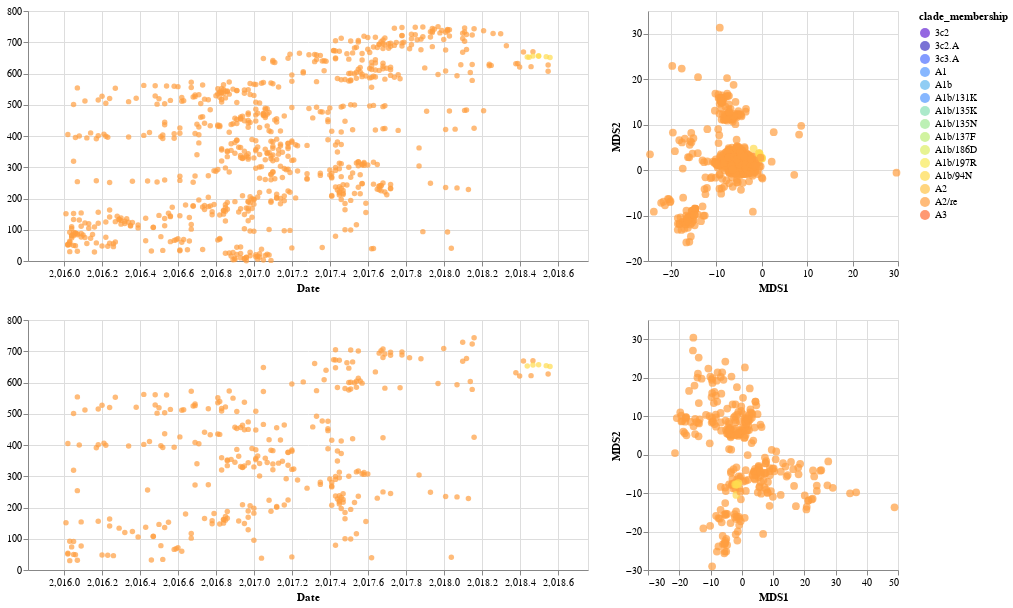

Source (notebook cell):
### Code cell
list_of_chart_ha = linking_tree_with_plots_brush(merged_mds_df_ha,['mds1','mds2'],["MDS1", "MDS2"], 'clade_membership:N', ['strain','clade_membership'], domain, range_)
chart_ha = list_of_chart_ha[0]|list_of_chart_ha[1]
list_of_chart_concatenated = linking_tree_with_plots_brush(merged_mds_df_concatenated,['mds1','mds2'],["MDS1", "MDS2"], 'clade_membership:N', ['strain','clade_membership'], domain, range_)
chart_concat = list_of_chart_concatenated[0]|list_of_chart_concatenated[1]
alt.vconcat(chart_ha, chart_concat)

### Figure 1 — Vega-Lite specification as saved in the notebook (floating-point values rounded to 4 significant figures; data arrays with more than 128 entries replaced by an {"elided": "..."} marker saying what was removed)
{"config": {"view": {"continuousWidth": 400, "continuousHeight": 300}}, "vconcat": [{"hconcat": [{"mark": "circle", "encoding": {"color": {"condition": {"type": "nominal", "field": "clade_membership", "scale": {"domain": ["3c2", "3c2.A", "3c3.A", "A1", "A1b", "A1b/131K", "A1b/135K", "A1b/135N", "A1b/137F", "A1b/186D", "A1b/197R", "A1b/94N", "A2", "A2/re", "A3"], "range": ["#6626d4", "#4138c3", "#4e70ff", "#5499ff", "#61b8f0", "#5499ff", "#87dfb3", "#a0e994", "#bdee78", "#ddee64", "#f8e957", "#ffdb4e", "#ffc348", "#ff9e40", "#ff6e36"]}, "selection": "selector045"}, "value": "gray"}, "tooltip": [{"type": "nominal", "field": "strain"}, {"type": "nominal", "field": "clade_membership"}], "x": {"type": "quantitative", "field": "date", "scale": {"domain": [2016.0, 2019.0]}, "title": "Date"}, "y": {"type": "quantitative", "field": "y", "title": ""}}, "height": 250, "selection": {"selector045": {"type": "interval", "resolve": "global"}}, "width": 560}, {"mark": {"type": "circle", "size": 60}, "encoding": {"color": {"condition": {"type": "nominal", "field": "clade_membership", "scale": {"domain": ["3c2", "3c2.A", "3c3.A", "A1", "A1b", "A1b/131K", "A1b/135K", "A1b/135N", "A1b/137F", "A1b/186D", "A1b/197R", "A1b/94N", "A2", "A2/re", "A3"], "range": ["#6626d4", "#4138c3", "#4e70ff", "#5499ff", "#61b8f0", "#5499ff", "#87dfb3", "#a0e994", "#bdee78", "#ddee64", "#f8e957", "#ffdb4e", "#ffc348", "#ff9e40", "#ff6e36"]}, "selection": "selector045"}, "value": "gray"}, "tooltip": [{"type": "nominal", "field": "strain"}, {"type": "nominal", "field": "clade_membership"}], "x": {"type": "quantitative", "field": "mds1", "title": "MDS1"}, "y": {"type": "quantitative", "field": "mds2", "title": "MDS2"}}, "height": 250, "selection": {"selector045": {"type": "interval", "resolve": "global"}}, "width": 250}], "data": {"name": "data-cf5bb639775ebdbbcb5cd4ce88d7f365"}}, {"hconcat": [{"mark": "circle", "encoding": {"color": {"condition": {"type": "nominal", "field": "clade_membership", "scale": {"domain": ["3c2", "3c2.A", "3c3.A", "A1", "A1b", "A1b/131K", "A1b/135K", "A1b/135N", "A1b/137F", "A1b/186D", "A1b/197R", "A1b/94N", "A2", "A2/re", "A3"], "range": ["#6626d4", "#4138c3", "#4e70ff", "#5499ff", "#61b8f0", "#5499ff", "#87dfb3", "#a0e994", "#bdee78", "#ddee64", "#f8e957", "#ffdb4e", "#ffc348", "#ff9e40", "#ff6e36"]}, "selection": "selector046"}, "value": "gray"}, "tooltip": [{"type": "nominal", "field": "strain"}, {"type": "nominal", "field": "clade_membership"}], "x": {"type": "quantitative", "field": "date", "scale": {"domain": [2016.0, 2019.0]}, "title": "Date"}, "y": {"type": "quantitative", "field": "y", "title": ""}}, "height": 250, "selection": {"selector046": {"type": "interval", "resolve": "global"}}, "width": 560}, {"mark": {"type": "circle", "size": 60}, "encoding": {"color": {"condition": {"type": "nominal", "field": "clade_membership", "scale": {"domain": ["3c2", "3c2.A", "3c3.A", "A1", "A1b", "A1b/131K", "A1b/135K", "A1b/135N", "A1b/137F", "A1b/186D", "A1b/197R", "A1b/94N", "A2", "A2/re", "A3"], "range": ["#6626d4", "#4138c3", "#4e70ff", "#5499ff", "#61b8f0", "#5499ff", "#87dfb3", "#a0e994", "#bdee78", "#ddee64", "#f8e957", "#ffdb4e", "#ffc348", "#ff9e40", "#ff6e36"]}, "selection": "selector046"}, "value": "gray"}, "tooltip": [{"type": "nominal", "field": "strain"}, {"type": "nominal", "field": "clade_membership"}], "x": {"type": "quantitative", "field": "mds1", "title": "MDS1"}, "y": {"type": "quantitative", "field": "mds2", "title": "MDS2"}}, "height": 250, "selection": {"selector046": {"type": "interval", "resolve": "global"}}, "width": 250}], "data": {"name": "data-a56212a6f5973b7d26c52d1f7d4ab5d8"}}], "$schema": "https://vega.github.io/schema/vega-lite/v4.8.1.json", "datasets": {"data-cf5bb639775ebdbbcb5cd4ce88d7f365": {"elided": "750 records"}, "data-a56212a6f5973b7d26c52d1f7d4ab5d8": {"elided": "310 records"}}}
